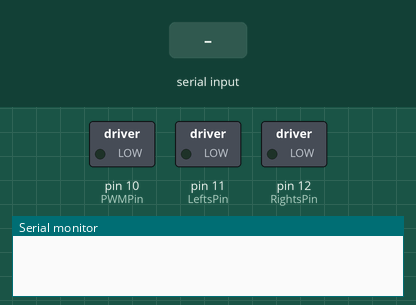
This sketch was run on a simulated Arduino Uno, built with avr-gcc and run on an emulated ATmega328P. Parts: switched loads named in the sketch (green lamp = pin HIGH), the last lines printed to the serial monitor. The inputs (shaded band) are chosen by the test bench.

Above: at 1.2 s.
1.3 s: "90,45\n" received over Serial
At 3.0 s:
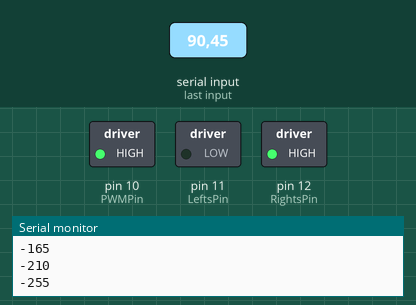
3.8 s: "30,150\n" received over Serial
At 4.2 s:
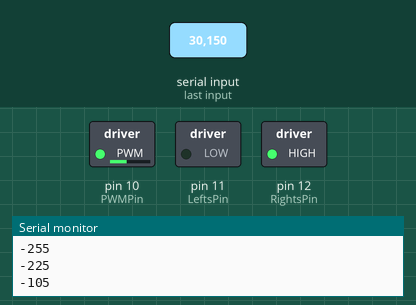
6.3 s: "200\n" received over Serial
At 7.1 s:
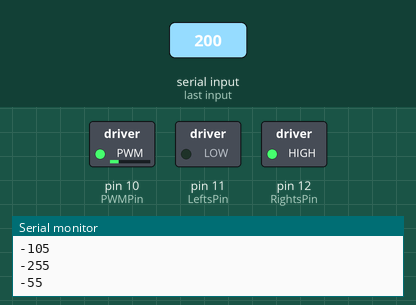
Timing chart, 0 to 9.3 s (numbered marks = the images above; inputs shaded):
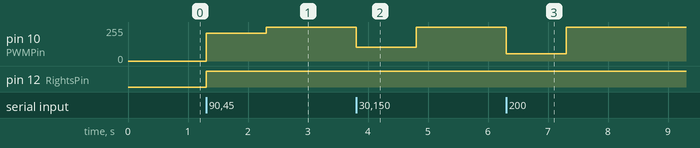

Measured:
- after the input at 1.3 s, pin 10 (PWMPin): 0/255 → 210/255 at once, → 255/255 1.0 s later; pin 12 (RightsPin): LOW → HIGH at once
- after the input at 3.8 s, pin 10 (PWMPin): 255/255 → 105/255 at once, → 255/255 1.0 s later
- after the input at 6.3 s, pin 10 (PWMPin): 255/255 → 55/255 at once, → 255/255 1.0 s later

The sketch:

MotorControllr.ino
```cpp
int LeftsPin = 11;
int RightsPin = 12;
int PWMPin = 10; //BEWARE: PWM function works on pins 3, 5, 6, 9, 10, and 11... not 13

void setup(){
  pinMode(LeftsPin, OUTPUT);
  digitalWrite(LeftsPin, LOW);
  pinMode(RightsPin, OUTPUT);
  digitalWrite(RightsPin, LOW);
  pinMode(PWMPin, OUTPUT);
  digitalWrite(PWMPin, LOW);
  Serial.begin(9600);
}

int pulsewidth = 0;

void loop(){
  if(Serial){
    if(Serial.available()){
      int pulsewidth = Serial.parseInt() - 255;
      Serial.println(pulsewidth);
      if(pulsewidth < 0){
        pulsewidth = -pulsewidth;
        digitalWrite(LeftsPin, LOW);
        digitalWrite(RightsPin, HIGH);
      }
      else if(pulsewidth > 0){
        digitalWrite(LeftsPin, HIGH);
        digitalWrite(RightsPin, LOW);
      }
      else{
        digitalWrite(LeftsPin, LOW);
        digitalWrite(RightsPin, LOW);
      }
      analogWrite(PWMPin, constrain(pulsewidth, 0, 255));
    }
  }
}
```
